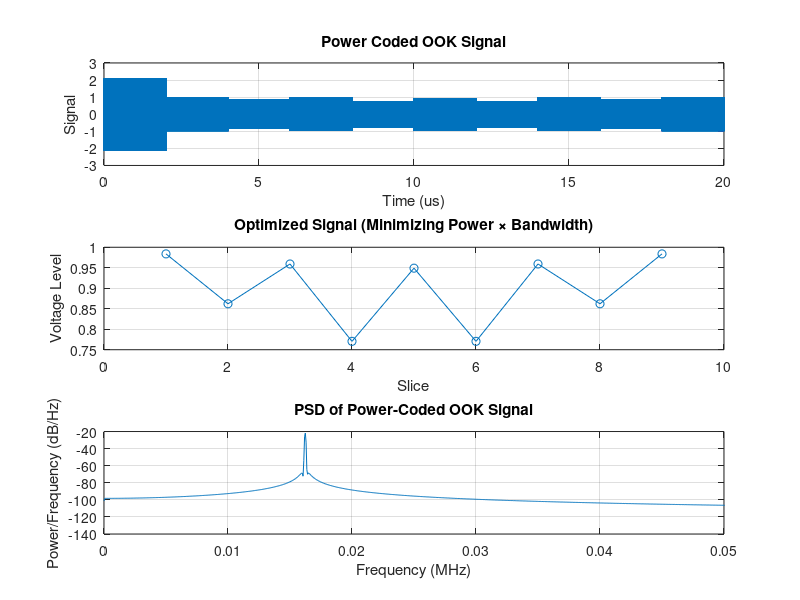

Recreate this plot in MATLAB.
% Optimization Parameters
n = 9; % Length - 1 of signal vector
alpha = 1; % Weight for power term --> as alpha approaches 0, we get a flat plot at A
beta = 1; % Weight for bandwidth term --> as beta approaches 0, we get a whole variety of codes to test
A = 0.9; % Min average
B = 0.938; % Max average
v_min = 0; % Min voltage
v_max = 1; % Max voltage

% Construct first-difference matrix
e = ones(n,1);
D = spdiags([-e e], [0 1], n-1, n);
DtD = D' * D;

% Initialize v
rng(1); % for reproducibility
v = 0.5 + 0.1 * randn(n,1);
v = min(max(v, v_min), v_max);

% Gradient descent
max_iter = 5000;
step_size = 0.1;
tolerance = 1e-6;
decay = 0.995; % decay factor for learning rate

for iter = 1:max_iter
    % Compute terms
    v_norm_sq = (1/n) * (v' * v); % signal power
    d_norm_sq = (D * v)' * (D * v); % bandwidth

    % Avoid log(0)
    eps_reg = 1e-8;
    v_norm_sq = max(v_norm_sq, eps_reg);
    d_norm_sq = max(d_norm_sq, eps_reg);

    % Objective (optional for logging)
    obj = alpha * log(v_norm_sq) + beta * log(d_norm_sq);

    % Gradient of objective
    grad_v_power = (2*alpha/n) * v / v_norm_sq;
    grad_bw = 2 * beta * (DtD * v) / d_norm_sq;
    grad = grad_v_power + grad_bw;

    % Gradient descent step
    v_new = v - step_size * grad;

    % Clip to voltage range
    v_new = min(max(v_new, v_min), v_max);

    % Project mean constraint (rescale approach)
    avg_v = mean(v_new);
    if avg_v < A
        v_new = v_new * (A / avg_v);
    elseif avg_v > B
        v_new = v_new * (B / avg_v);
    end

    % Clip again in case rescaling exceeded bounds
    v_new = min(max(v_new, v_min), v_max);

    % Convergence check
    if norm(v_new - v) < tolerance
        fprintf('Converged in %d iterations.\n', iter);
        break;
    end

    % Update
    v = v_new;
    step_size = step_size * decay;
end

if iter == max_iter
    fprintf('Reached maximum iterations.\n');
end

% Final metrics
power = (1/n) * sum(v.^2);
bandwidth = sum((v(2:end) - v(1:end-1)).^2);
objective = alpha * log(power) + beta * log(bandwidth);

fprintf('Average voltage: %f (constraint [%f, %f])\n', mean(v), A, B);

% Notes:
% Almost all outputs are symmetric. Only when beta = 0 does the output lose its symmetry.

% Plot power spectral density (PSD) of sequence to determine noise bandwidth
Fc = 402e6;
T = 2e-6;
N = (length(v) + 1);
v1_multiplier = 1 / (1 - exp(-2 / 3.1));

Fs = 1 / T;
t = 0:1/Fs:2*N;
t = t(1 : end - 1);

% Extend voltage vector into something multiply-able with the OOK carrier
v_unit_extended = ones(1, floor(length(t) / (length(v) + 1)));
v_extended = [];
for i = 1:(length(v) + 1)
    if i == 1
        extension = v_unit_extended * v1_multiplier; 
        v_extended = [v_extended, extension];
    else
        extension = v_unit_extended * v(i - 1);
        v_extended = [v_extended, extension];
    end
end

carrier = sind(2 * pi * Fc .* t);
s = carrier .* v_extended;

% Compute PSD
[pxx, f] = pwelch(s, [], [], [], Fs);

% Compute Fourier transform of s
S = fft(s);
L = length(s);
f_fft = Fs * (0:(L-1))/L; % frequency vector for FFT
S_mag = abs(S)/L; % magnitude normalized

% Plot all figures on one figure using subplots
figure;

% Plot 1: Power-coded waveform
subplot(3, 1, 1);
plot(t, s);
xlabel('Time (us)');
ylabel('Signal');
title('Power Coded OOK Signal');
grid on;

% Plot 2: Optimized voltage configuration
subplot(3, 1, 2);
plot(v, '-o');
xlabel('Slice');
ylabel('Voltage Level');
title('Optimized Signal (Minimizing Power × Bandwidth)');
grid on;

% Plot 3: PSD of power-coded waveform
subplot(3, 1, 3);
plot(f/1e6, 10 * log10(pxx));
xlabel('Frequency (MHz)');
ylabel('Power/Frequency (dB/Hz)');
title('PSD of Power-Coded OOK Signal');
grid on; xlim([0, 0.05]);
